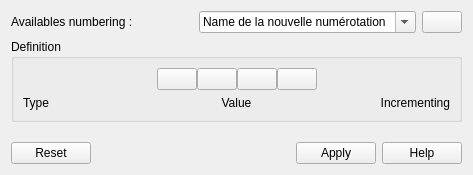
<?xml version="1.0" encoding="UTF-8"?>
<ui version="4.0">
 <class>SelectAutonumW</class>
 <widget class="QWidget" name="SelectAutonumW">
  <property name="geometry">
   <rect>
    <x>0</x>
    <y>0</y>
    <width>473</width>
    <height>175</height>
   </rect>
  </property>
  <property name="sizePolicy">
   <sizepolicy hsizetype="Minimum" vsizetype="Preferred">
    <horstretch>0</horstretch>
    <verstretch>0</verstretch>
   </sizepolicy>
  </property>
  <property name="windowTitle">
   <string>Properties cross references</string>
  </property>
  <layout class="QVBoxLayout" name="verticalLayout">
   <item>
    <layout class="QHBoxLayout" name="horizontalLayout_2">
     <item>
      <widget class="QLabel" name="label">
       <property name="text">
        <string>Availables numbering :</string>
       </property>
      </widget>
     </item>
     <item>
      <spacer name="horizontalSpacer_3">
       <property name="orientation">
        <enum>Qt::Horizontal</enum>
       </property>
       <property name="sizeHint" stdset="0">
        <size>
         <width>40</width>
         <height>20</height>
        </size>
       </property>
      </spacer>
     </item>
     <item>
      <widget class="QComboBox" name="m_comboBox">
       <property name="editable">
        <bool>true</bool>
       </property>
       <item>
        <property name="text">
         <string>Name de la nouvelle numérotation</string>
        </property>
       </item>
      </widget>
     </item>
     <item>
      <widget class="QPushButton" name="m_remove_pb">
       <property name="toolTip">
        <string>Delete la numérotation</string>
       </property>
       <property name="text">
        <string/>
       </property>
       <property name="icon">
        <iconset resource="../../../qelectrotech.qrc">
         <normaloff>:/ico/16x16/edit-delete.png</normaloff>:/ico/16x16/edit-delete.png</iconset>
       </property>
      </widget>
     </item>
    </layout>
   </item>
   <item>
    <widget class="QWidget" name="m_widget" native="true">
     <layout class="QVBoxLayout" name="verticalLayout_2">
      <property name="spacing">
       <number>0</number>
      </property>
      <property name="leftMargin">
       <number>0</number>
      </property>
      <property name="topMargin">
       <number>0</number>
      </property>
      <property name="rightMargin">
       <number>0</number>
      </property>
      <property name="bottomMargin">
       <number>0</number>
      </property>
      <item>
       <widget class="QGroupBox" name="m_definition_groupe">
        <property name="sizePolicy">
         <sizepolicy hsizetype="Minimum" vsizetype="Minimum">
          <horstretch>0</horstretch>
          <verstretch>0</verstretch>
         </sizepolicy>
        </property>
        <property name="title">
         <string>Definition</string>
        </property>
        <property name="alignment">
         <set>Qt::AlignLeading|Qt::AlignLeft|Qt::AlignTop</set>
        </property>
        <layout class="QVBoxLayout" name="verticalLayout_3">
         <property name="sizeConstraint">
          <enum>QLayout::SetDefaultConstraint</enum>
         </property>
         <item>
          <layout class="QHBoxLayout" name="horizontalLayout">
           <property name="spacing">
            <number>0</number>
           </property>
           <property name="sizeConstraint">
            <enum>QLayout::SetDefaultConstraint</enum>
           </property>
           <item>
            <spacer name="horizontalSpacer">
             <property name="orientation">
              <enum>Qt::Horizontal</enum>
             </property>
             <property name="sizeHint" stdset="0">
              <size>
               <width>40</width>
               <height>20</height>
              </size>
             </property>
            </spacer>
           </item>
           <item>
            <widget class="QPushButton" name="remove_button">
             <property name="toolTip">
              <string>&lt;html&gt;&lt;head/&gt;&lt;body&gt;&lt;p&gt;Delete une variable de numérotation&lt;/p&gt;&lt;/body&gt;&lt;/html&gt;</string>
             </property>
             <property name="text">
              <string/>
             </property>
             <property name="icon">
              <iconset resource="../../../qelectrotech.qrc">
               <normaloff>:/ico/22x22/list-remove.png</normaloff>:/ico/22x22/list-remove.png</iconset>
             </property>
             <property name="flat">
              <bool>false</bool>
             </property>
            </widget>
           </item>
           <item>
            <widget class="QPushButton" name="add_button">
             <property name="toolTip">
              <string>&lt;html&gt;&lt;head/&gt;&lt;body&gt;&lt;p&gt;Add une variable de numérotation&lt;/p&gt;&lt;/body&gt;&lt;/html&gt;</string>
             </property>
             <property name="text">
              <string/>
             </property>
             <property name="icon">
              <iconset resource="../../../qelectrotech.qrc">
               <normaloff>:/ico/22x22/list-add.png</normaloff>:/ico/22x22/list-add.png</iconset>
             </property>
             <property name="flat">
              <bool>false</bool>
             </property>
            </widget>
           </item>
           <item>
            <widget class="QPushButton" name="m_previous_pb">
             <property name="toolTip">
              <string>Previous</string>
             </property>
             <property name="text">
              <string/>
             </property>
             <property name="icon">
              <iconset resource="../../../qelectrotech.qrc">
               <normaloff>:/ico/16x16/arrow-left.png</normaloff>:/ico/16x16/arrow-left.png</iconset>
             </property>
            </widget>
           </item>
           <item>
            <widget class="QPushButton" name="m_next_pb">
             <property name="toolTip">
              <string>Next</string>
             </property>
             <property name="text">
              <string/>
             </property>
             <property name="icon">
              <iconset resource="../../../qelectrotech.qrc">
               <normaloff>:/ico/16x16/arrow-right.png</normaloff>:/ico/16x16/arrow-right.png</iconset>
             </property>
            </widget>
           </item>
           <item>
            <spacer name="horizontalSpacer_2">
             <property name="orientation">
              <enum>Qt::Horizontal</enum>
             </property>
             <property name="sizeHint" stdset="0">
              <size>
               <width>40</width>
               <height>20</height>
              </size>
             </property>
            </spacer>
           </item>
          </layout>
         </item>
         <item>
          <layout class="QVBoxLayout" name="editor_layout" stretch="0">
           <property name="spacing">
            <number>0</number>
           </property>
           <property name="sizeConstraint">
            <enum>QLayout::SetDefaultConstraint</enum>
           </property>
           <item>
            <layout class="QHBoxLayout" name="label_layout" stretch="0,0,0">
             <property name="spacing">
              <number>0</number>
             </property>
             <property name="sizeConstraint">
              <enum>QLayout::SetDefaultConstraint</enum>
             </property>
             <item>
              <widget class="QLabel" name="type_label">
               <property name="text">
                <string>Type</string>
               </property>
               <property name="alignment">
                <set>Qt::AlignLeading|Qt::AlignLeft|Qt::AlignVCenter</set>
               </property>
              </widget>
             </item>
             <item>
              <widget class="QLabel" name="value_label">
               <property name="text">
                <string>Value</string>
               </property>
               <property name="alignment">
                <set>Qt::AlignCenter</set>
               </property>
              </widget>
             </item>
             <item>
              <widget class="QLabel" name="increase_label">
               <property name="sizePolicy">
                <sizepolicy hsizetype="Minimum" vsizetype="Preferred">
                 <horstretch>0</horstretch>
                 <verstretch>0</verstretch>
                </sizepolicy>
               </property>
               <property name="text">
                <string>Incrementing</string>
               </property>
               <property name="alignment">
                <set>Qt::AlignRight|Qt::AlignTrailing|Qt::AlignVCenter</set>
               </property>
              </widget>
             </item>
            </layout>
           </item>
          </layout>
         </item>
        </layout>
       </widget>
      </item>
     </layout>
    </widget>
   </item>
   <item>
    <spacer name="verticalSpacer">
     <property name="orientation">
      <enum>Qt::Vertical</enum>
     </property>
     <property name="sizeHint" stdset="0">
      <size>
       <width>20</width>
       <height>40</height>
      </size>
     </property>
    </spacer>
   </item>
   <item>
    <widget class="QDialogButtonBox" name="buttonBox">
     <property name="sizePolicy">
      <sizepolicy hsizetype="Preferred" vsizetype="Preferred">
       <horstretch>0</horstretch>
       <verstretch>0</verstretch>
      </sizepolicy>
     </property>
     <property name="standardButtons">
      <set>QDialogButtonBox::Apply|QDialogButtonBox::Help|QDialogButtonBox::Reset</set>
     </property>
    </widget>
   </item>
  </layout>
 </widget>
 <resources>
  <include location="../../../qelectrotech.qrc"/>
 </resources>
 <connections/>
</ui>
